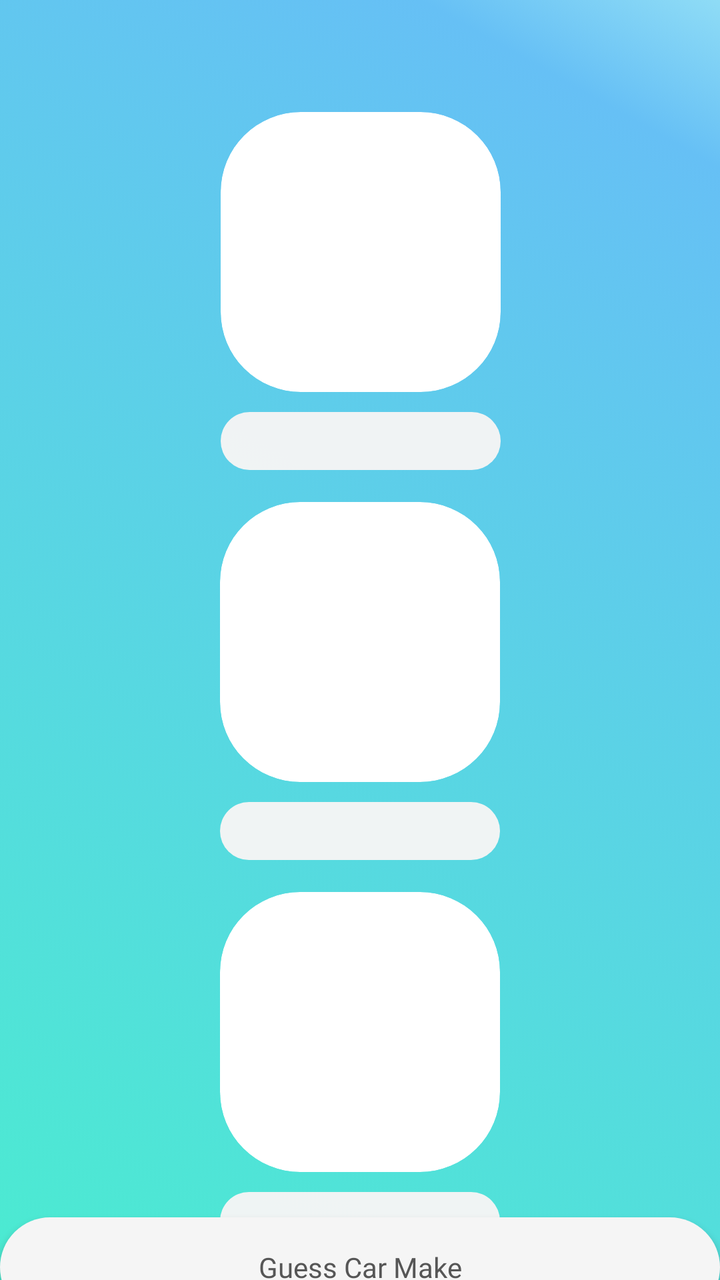
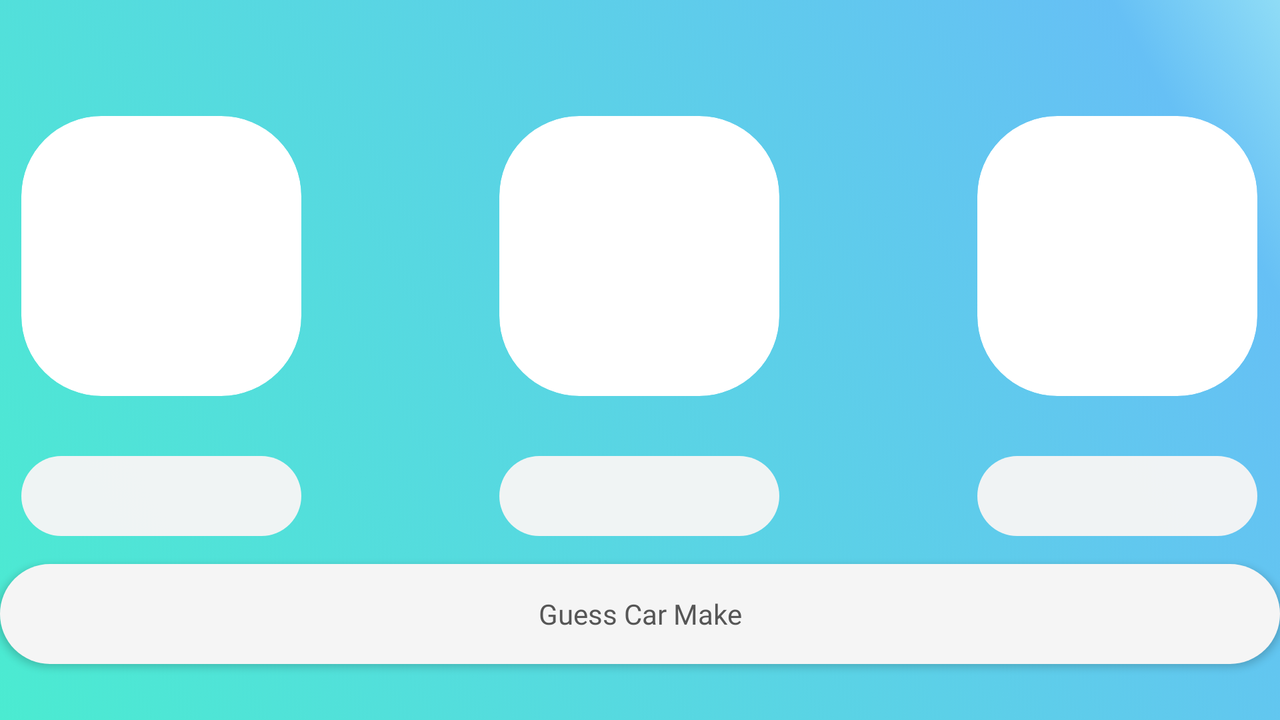

An Android layout and its configuration variant, each rendered on a device that would load it. The default file and the variant file are quoted in full after the pictures.
<!-- AndroidManifest.xml: application theme Theme.CarQuizMobileGame -->
<!-- res/layout/activity_advanced_level.xml -->
<?xml version="1.0" encoding="utf-8"?>
<androidx.constraintlayout.widget.ConstraintLayout
    xmlns:android="http://schemas.android.com/apk/res/android"
    xmlns:tools="http://schemas.android.com/tools"
    xmlns:app="http://schemas.android.com/apk/res-auto"
    android:layout_width="match_parent"
    android:layout_height="match_parent"
    android:background="@drawable/gradient_background"
    tools:context=".AdvancedLevel">

    <EditText
        android:id="@+id/random_car_edit_text_3"
        android:layout_width="0dp"
        android:layout_height="wrap_content"
        android:layout_marginTop="10dp"
        android:autofillHints="Guessed Letter"
        android:background="@drawable/toast_background"
        android:cursorVisible="true"
        android:descendantFocusability="afterDescendants"
        android:gravity="center"
        android:textColor="@color/black"
        android:textCursorDrawable="@null"
        android:textSize="14sp"
        android:maxLines="1"
        app:layout_constraintEnd_toEndOf="@+id/card_view_advanced_level_3"
        app:layout_constraintStart_toStartOf="@+id/card_view_advanced_level_3"
        app:layout_constraintTop_toBottomOf="@+id/card_view_advanced_level_3" />

    <EditText
        android:id="@+id/random_car_edit_text_2"
        android:layout_width="0dp"
        android:layout_height="wrap_content"
        android:layout_marginTop="10dp"
        android:autofillHints="Guessed Letter"
        android:background="@drawable/toast_background"
        android:cursorVisible="true"
        android:descendantFocusability="afterDescendants"
        android:gravity="center"
        android:textColor="@color/black"
        android:textCursorDrawable="@null"
        android:textSize="14sp"
        android:maxLines="1"
        app:layout_constraintEnd_toEndOf="@+id/card_view_advanced_level_2"
        app:layout_constraintStart_toStartOf="@+id/card_view_advanced_level_2"
        app:layout_constraintTop_toBottomOf="@+id/card_view_advanced_level_2" />

    <androidx.appcompat.widget.Toolbar
        android:id="@+id/toolbar"
        android:layout_width="match_parent"
        android:layout_height="wrap_content"
        android:background="@null"
        android:minHeight="?attr/actionBarSize"
        app:layout_constraintEnd_toEndOf="parent"
        app:layout_constraintStart_toStartOf="parent"
        app:layout_constraintTop_toTopOf="parent"
        app:titleTextColor="@android:color/white" />

    <Button
        style="@style/IdentifyButton"
        android:id="@+id/identify_image_button"
        android:layout_width="match_parent"
        android:layout_height="50dp"
        android:text="Guess Car Make"
        android:onClick="checkImageSelected"
        app:layout_constraintBottom_toBottomOf="parent"
        app:layout_constraintEnd_toEndOf="parent"
        app:layout_constraintHorizontal_bias="0.0"
        app:layout_constraintStart_toStartOf="parent"
        app:layout_constraintTop_toBottomOf="@+id/random_car_edit_text_3"
        app:layout_constraintVertical_bias="0.474" />

    <androidx.cardview.widget.CardView
        android:id="@+id/card_view_advanced_level_1"
        style="@style/CarImageCard"
        android:layout_width="140dp"
        android:layout_height="140dp"
        android:padding="10dp"
        app:layout_constraintEnd_toEndOf="parent"
        app:layout_constraintHorizontal_bias="0.501"
        app:layout_constraintStart_toStartOf="parent"
        app:layout_constraintTop_toBottomOf="@+id/toolbar">

        <ImageView
            android:id="@+id/random_car_image_1"
            style="CarImageView"
            android:scaleType="centerCrop"
            android:layout_width="wrap_content"
            android:layout_height="wrap_content" />

    </androidx.cardview.widget.CardView>

    <EditText
        android:id="@+id/random_car_edit_text_1"
        android:layout_width="0dp"
        android:layout_height="wrap_content"
        android:layout_marginTop="10dp"
        android:autofillHints="Guessed Letter"
        android:background="@drawable/toast_background"
        android:cursorVisible="true"
        android:descendantFocusability="afterDescendants"
        android:gravity="center"
        android:inputType="text"
        android:textColor="@color/black"
        android:textCursorDrawable="@null"
        android:textSize="14sp"
        android:maxLines="1"
        app:layout_constraintEnd_toEndOf="@+id/card_view_advanced_level_1"
        app:layout_constraintStart_toStartOf="@+id/card_view_advanced_level_1"
        app:layout_constraintTop_toBottomOf="@+id/card_view_advanced_level_1" />

    <androidx.cardview.widget.CardView
        android:id="@+id/card_view_advanced_level_3"
        style="@style/CarImageCard"
        android:layout_width="140dp"
        android:layout_height="140dp"
        android:layout_marginTop="16dp"
        android:padding="40dp"
        app:layout_constraintEnd_toEndOf="parent"
        app:layout_constraintStart_toStartOf="parent"
        app:layout_constraintTop_toBottomOf="@+id/random_car_edit_text_2">

        <ImageView
            android:id="@+id/random_car_image_3"
            style="CarImageView"
            android:scaleType="centerCrop"
            android:layout_width="wrap_content"
            android:layout_height="wrap_content" />
    </androidx.cardview.widget.CardView>

    <androidx.cardview.widget.CardView
        android:id="@+id/card_view_advanced_level_2"
        style="@style/CarImageCard"
        android:layout_width="140dp"
        android:layout_height="140dp"
        android:layout_marginTop="16dp"
        android:padding="10dp"
        app:layout_constraintEnd_toEndOf="parent"
        app:layout_constraintStart_toStartOf="parent"
        app:layout_constraintTop_toBottomOf="@+id/random_car_edit_text_1">

        <ImageView
            android:id="@+id/random_car_image_2"
            style="CarImageView"
            android:scaleType="centerCrop"
            android:layout_width="wrap_content"
            android:layout_height="wrap_content" />
    </androidx.cardview.widget.CardView>


</androidx.constraintlayout.widget.ConstraintLayout>
<!-- resources referenced by this layout -->
<resources>
  <color name="black">#565656</color>
  <!-- drawable gradient_background (drawable) -->
  <?xml version="1.0" encoding="utf-8"?>
  <selector xmlns:android="http://schemas.android.com/apk/res/android" >
      <item>
          <shape>
              <gradient
                  android:angle="45"
                  android:centerColor="#66C0F5"
                  android:centerX="90%"
                  android:endColor="#8FDCF6"
                  android:startColor="#4BEBD1"
                  android:type="linear" />
          </shape>
      </item>
  </selector>
  <!-- drawable toast_background (drawable) -->
  <shape
      xmlns:android="http://schemas.android.com/apk/res/android"
      android:shape="rectangle"   >
  
      <solid
          android:color="#F7f5f5f5" >
      </solid>
  
      <padding
          android:left="5dp"
          android:top="5dp"
          android:right="5dp"
          android:bottom="5dp"    >
      </padding>
  
      <corners
          android:radius="30dp"   >
      </corners>
  
  </shape>
  <style name="CarImageCard">
          <item name="android:layout_width">350dp</item>
          <item name="android:layout_height">350dp</item>
          <item name="android:layout_marginBottom">68dp</item>
          <item name="cardCornerRadius">40dp</item>
          <item name="cardElevation">0dp</item>
          <item name="color">@color/white</item>
      </style>
  <style name="IdentifyButton">
          <item name="android:layout_width">wrap_content</item>
          <item name="android:layout_height">wrap_content</item>
          <item name="android:background">@drawable/home_page_button</item>
          <item name="android:textAllCaps">false</item>
          <item name="android:text">Identify</item>
          <item name="android:textColor">#565656</item>
      </style>
  <style name="Theme.CarQuizMobileGame" parent="Theme.AppCompat.Light.NoActionBar">
          
          <item name="fontFamily">@font/poppins_semibold</item>
          <item name="android:textColor">@color/black</item>
          <item name="colorPrimary">@color/cyan</item>
          <item name="colorPrimaryVariant">@color/cyan</item>
          <item name="colorOnPrimary">@color/white</item>
          
          <item name="colorSecondary">@color/teal_200</item>
          <item name="colorSecondaryVariant">@color/teal_700</item>
          <item name="colorOnSecondary">@color/black</item>
          
          <item name="android:statusBarColor" tools:targetApi="l">?attr/colorPrimaryVariant</item>
          
      </style>
  <color name="white">#F5F5F5</color>
  <!-- drawable home_page_button (drawable) -->
  <?xml version="1.0" encoding="utf-8"?>
  <selector xmlns:android="http://schemas.android.com/apk/res/android" >
      <item >
          <shape android:shape="rectangle"  >
              <corners android:radius="40dip" />
              <solid android:color="#F5F5F5" />
          </shape>
      </item>
  </selector>
  <color name="cyan">#50E4CE</color>
  <color name="teal_200">#FF03DAC5</color>
  <color name="teal_700">#FF018786</color>
</resources>
<!-- res/layout-land/activity_advanced_level.xml (the repository's variant of the layout above) -->
<!-- drawn on the phone turned sideways -->
<?xml version="1.0" encoding="utf-8"?>
<androidx.constraintlayout.widget.ConstraintLayout
    xmlns:android="http://schemas.android.com/apk/res/android"
    xmlns:tools="http://schemas.android.com/tools"
    xmlns:app="http://schemas.android.com/apk/res-auto"
    android:layout_width="match_parent"
    android:layout_height="match_parent"
    android:background="@drawable/gradient_background"
    tools:context=".AdvancedLevel">

    <androidx.appcompat.widget.Toolbar
        android:id="@+id/toolbar"
        android:layout_width="match_parent"
        android:layout_height="wrap_content"
        android:background="@null"
        android:minHeight="?attr/actionBarSize"
        app:layout_constraintEnd_toEndOf="parent"
        app:layout_constraintStart_toStartOf="parent"
        app:layout_constraintTop_toTopOf="parent"
        app:titleTextColor="@android:color/white" />

    <Button
        android:id="@+id/identify_image_button"
        style="@style/IdentifyButton"
        android:layout_width="match_parent"
        android:layout_height="50dp"
        android:layout_marginBottom="28dp"
        android:onClick="checkImageSelected"
        android:text="Guess Car Make"
        app:layout_constraintBottom_toBottomOf="parent"
        app:layout_constraintEnd_toEndOf="parent"
        app:layout_constraintHorizontal_bias="0.0"
        app:layout_constraintStart_toStartOf="parent" />

    <androidx.cardview.widget.CardView
        android:id="@+id/card_view_advanced_level_3"
        style="@style/CarImageCard"
        android:layout_width="140dp"
        android:layout_height="140dp"
        android:layout_marginTop="10dp"
        android:padding="40dp"
        app:layout_constraintBottom_toTopOf="@+id/identify_image_button"
        app:layout_constraintEnd_toEndOf="parent"
        app:layout_constraintHorizontal_bias="0.897"
        app:layout_constraintStart_toEndOf="@+id/card_view_advanced_level_2"
        app:layout_constraintTop_toBottomOf="@+id/toolbar"
        app:layout_constraintVertical_bias="0.0">

        <ImageView
            android:id="@+id/random_car_image_3"
            style="CarImageView"
            android:scaleType="centerCrop"
            android:layout_width="wrap_content"
            android:layout_height="wrap_content" />
    </androidx.cardview.widget.CardView>

    <androidx.cardview.widget.CardView
        android:id="@+id/card_view_advanced_level_1"
        style="@style/CarImageCard"
        android:layout_width="140dp"
        android:layout_height="140dp"
        android:layout_marginTop="10dp"
        android:padding="10dp"
        app:layout_constraintBottom_toTopOf="@+id/identify_image_button"
        app:layout_constraintEnd_toStartOf="@+id/card_view_advanced_level_2"
        app:layout_constraintHorizontal_bias="0.096"
        app:layout_constraintStart_toStartOf="parent"
        app:layout_constraintTop_toBottomOf="@+id/toolbar"
        app:layout_constraintVertical_bias="0.0">

        <ImageView
            android:id="@+id/random_car_image_1"
            style="CarImageView"
            android:scaleType="centerCrop"
            android:layout_width="wrap_content"
            android:layout_height="wrap_content" />

    </androidx.cardview.widget.CardView>

    <EditText
        android:id="@+id/random_car_edit_text_2"
        android:layout_width="0dp"
        android:layout_height="40dp"
        android:layout_marginTop="30dp"
        android:autofillHints="Guessed Letter"
        android:background="@drawable/toast_background"
        android:cursorVisible="true"
        android:descendantFocusability="afterDescendants"
        android:gravity="center"
        android:paddingLeft="80dp"
        android:paddingRight="80dp"
        android:textColor="@color/black"
        android:textCursorDrawable="@null"
        android:textSize="14sp"
        app:layout_constraintBottom_toTopOf="@+id/identify_image_button"
        app:layout_constraintEnd_toEndOf="@+id/card_view_advanced_level_2"
        app:layout_constraintHorizontal_bias="0.0"
        app:layout_constraintStart_toStartOf="@+id/card_view_advanced_level_2"
        app:layout_constraintTop_toBottomOf="@+id/card_view_advanced_level_2"
        app:layout_constraintVertical_bias="0.0" />

    <EditText
        android:id="@+id/random_car_edit_text_3"
        android:layout_width="0dp"
        android:layout_height="40dp"
        android:layout_marginTop="30dp"
        android:autofillHints="Guessed Letter"
        android:background="@drawable/toast_background"
        android:cursorVisible="true"
        android:descendantFocusability="afterDescendants"
        android:gravity="center"
        android:paddingLeft="80dp"
        android:paddingRight="80dp"
        android:textColor="@color/black"
        android:textCursorDrawable="@null"
        android:textSize="14sp"
        app:layout_constraintBottom_toTopOf="@+id/identify_image_button"
        app:layout_constraintEnd_toEndOf="@+id/card_view_advanced_level_3"
        app:layout_constraintHorizontal_bias="0.0"
        app:layout_constraintStart_toStartOf="@+id/card_view_advanced_level_3"
        app:layout_constraintTop_toBottomOf="@+id/card_view_advanced_level_3"
        app:layout_constraintVertical_bias="0.0" />

    <EditText
        android:id="@+id/random_car_edit_text_1"
        android:layout_width="0dp"
        android:layout_height="40dp"
        android:layout_marginTop="30dp"
        android:autofillHints="Guessed Letter"
        android:background="@drawable/toast_background"
        android:cursorVisible="true"
        android:descendantFocusability="afterDescendants"
        android:gravity="center"
        android:inputType="text"
        android:maxHeight="100dp"
        android:paddingLeft="80dp"
        android:paddingRight="80dp"
        android:textColor="@color/black"
        android:textCursorDrawable="@null"
        android:textSize="14sp"
        app:layout_constraintBottom_toTopOf="@+id/identify_image_button"
        app:layout_constraintEnd_toEndOf="@+id/card_view_advanced_level_1"
        app:layout_constraintHorizontal_bias="0.0"
        app:layout_constraintStart_toStartOf="@+id/card_view_advanced_level_1"
        app:layout_constraintTop_toBottomOf="@+id/card_view_advanced_level_1"
        app:layout_constraintVertical_bias="0.0" />

    <androidx.cardview.widget.CardView
        android:id="@+id/card_view_advanced_level_2"
        style="@style/CarImageCard"
        android:layout_width="140dp"
        android:layout_height="140dp"
        android:layout_marginTop="10dp"
        android:padding="10dp"
        app:layout_constraintBottom_toTopOf="@+id/identify_image_button"
        app:layout_constraintEnd_toEndOf="parent"
        app:layout_constraintHorizontal_bias="0.499"
        app:layout_constraintStart_toStartOf="parent"
        app:layout_constraintTop_toBottomOf="@+id/toolbar"
        app:layout_constraintVertical_bias="0.0">

        <ImageView
            android:id="@+id/random_car_image_2"
            style="CarImageView"
            android:scaleType="centerCrop"
            android:layout_width="wrap_content"
            android:layout_height="wrap_content" />
    </androidx.cardview.widget.CardView>


</androidx.constraintlayout.widget.ConstraintLayout>
